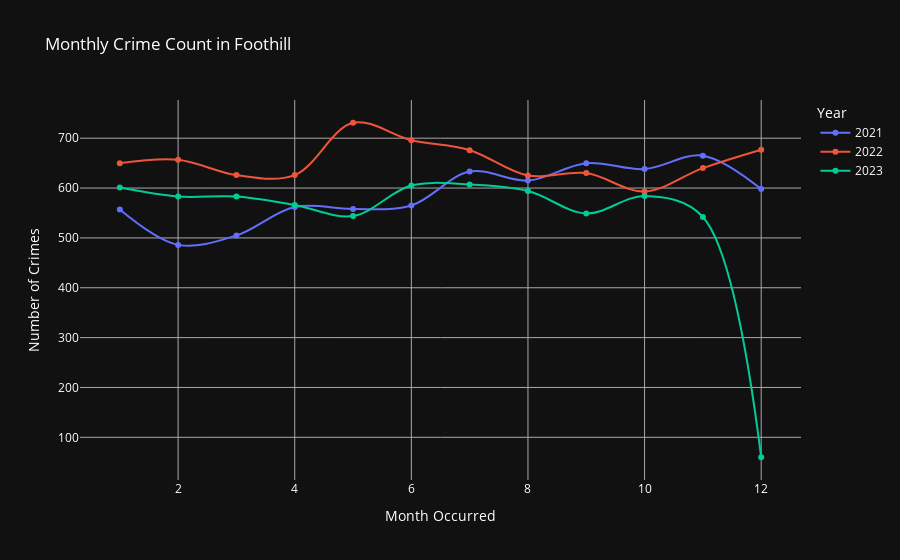

The cell this chart's notebook holds for it:
### Code cell
import pandas as pd
import plotly.express as px

# Assuming 'df' is your DataFrame

name = "FOOTHILL"

def monthly_crimes(df,name):
    df['counter'] = 1
    filtered_df = df[(df['area_name'].str.lower() == name.lower()) & (df['year_occurred'] >= 2021)]

    # Create a pivot table to sum the 'counter' values by 'month_occurred' and 'year_occurred'
    pivot_table = filtered_df.pivot_table(index=['month_occurred', 'year_occurred'],
                                      values='counter', aggfunc='sum').reset_index()

    fig = px.line(pivot_table, x="month_occurred", y="counter",
              title='Monthly Crime Count in Foothill',
              line_shape='spline',
              color='year_occurred',  # This automatically assigns one color per year
              markers=True)

    # Update layout for dark mode
    fig.update_layout({
    'plot_bgcolor': 'rgba(17, 17, 17, 1)',
    'paper_bgcolor': 'rgba(17, 17, 17, 1)',
    'font_color': 'white',
    'title_font_color': 'white',
    'xaxis': {
        'title': {'text': 'Month Occurred', 'font': {'color': 'white'}},
        'color': 'white',
        'tickfont': {'color': 'white'},
        'showgrid': True, 'gridwidth': 1, 'gridcolor': 'DarkGrey'
    },
    'yaxis': {
        'title': {'text': 'Number of Crimes', 'font': {'color': 'white'}},
        'color': 'white',
        'tickfont': {'color': 'white'},
        'showgrid': True, 'gridwidth': 1, 'gridcolor': 'darkgrey'
    },
    'legend_title_text': 'Year',
    'legend_title_font_color': "white"
})
    return fig

### Figure 1 — Plotly figure (JSON) as saved in the notebook; plotly's stock layout.template omitted (floating-point values rounded to 4 significant figures)
{"data": [{"hovertemplate": "year_occurred=2021<br>month_occurred=%{x}<br>counter=%{y}<extra></extra>", "legendgroup": "2021", "line": {"color": "#636efa", "dash": "solid", "shape": "spline"}, "marker": {"symbol": "circle"}, "mode": "lines+markers", "name": "2021", "orientation": "v", "showlegend": true, "type": "scatter", "x": [1, 2, 3, 4, 5, 6, 7, 8, 9, 10, 11, 12], "xaxis": "x", "y": [557, 486, 505, 562, 558, 565, 633, 615, 650, 638, 665, 598], "yaxis": "y"}, {"hovertemplate": "year_occurred=2022<br>month_occurred=%{x}<br>counter=%{y}<extra></extra>", "legendgroup": "2022", "line": {"color": "#EF553B", "dash": "solid", "shape": "spline"}, "marker": {"symbol": "circle"}, "mode": "lines+markers", "name": "2022", "orientation": "v", "showlegend": true, "type": "scatter", "x": [1, 2, 3, 4, 5, 6, 7, 8, 9, 10, 11, 12], "xaxis": "x", "y": [650, 657, 626, 626, 731, 696, 676, 625, 630, 593, 640, 677], "yaxis": "y"}, {"hovertemplate": "year_occurred=2023<br>month_occurred=%{x}<br>counter=%{y}<extra></extra>", "legendgroup": "2023", "line": {"color": "#00cc96", "dash": "solid", "shape": "spline"}, "marker": {"symbol": "circle"}, "mode": "lines+markers", "name": "2023", "orientation": "v", "showlegend": true, "type": "scatter", "x": [1, 2, 3, 4, 5, 6, 7, 8, 9, 10, 11, 12], "xaxis": "x", "y": [601, 583, 583, 566, 544, 605, 607, 594, 549, 584, 542, 60], "yaxis": "y"}], "layout": {"font": {"color": "white"}, "legend": {"title": {"font": {"color": "white"}, "text": "Year"}, "tracegroupgap": 0}, "paper_bgcolor": "rgba(17, 17, 17, 1)", "plot_bgcolor": "rgba(17, 17, 17, 1)", "title": {"font": {"color": "white"}, "text": "Monthly Crime Count in Foothill"}, "xaxis": {"anchor": "y", "color": "white", "domain": [0, 1], "gridcolor": "DarkGrey", "gridwidth": 1, "showgrid": true, "tickfont": {"color": "white"}, "title": {"font": {"color": "white"}, "text": "Month Occurred"}}, "yaxis": {"anchor": "x", "color": "white", "domain": [0, 1], "gridcolor": "darkgrey", "gridwidth": 1, "showgrid": true, "tickfont": {"color": "white"}, "title": {"font": {"color": "white"}, "text": "Number of Crimes"}}}}
